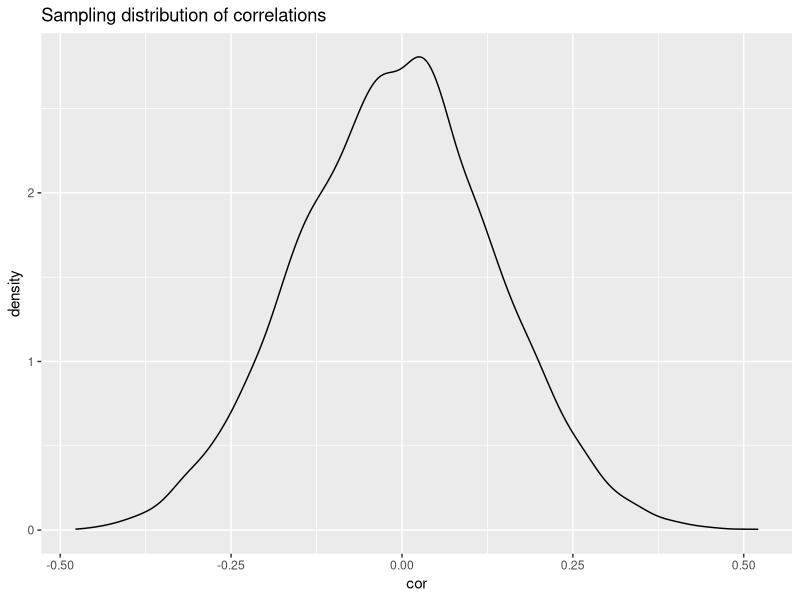
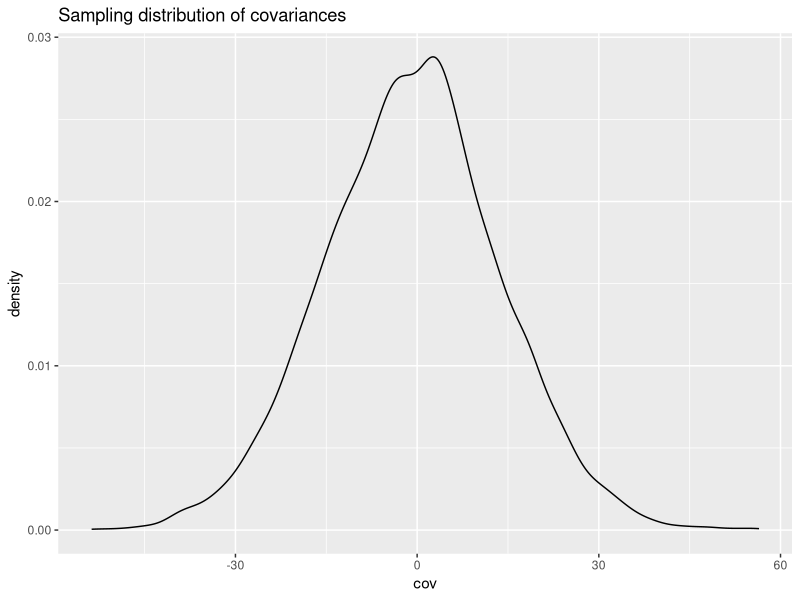
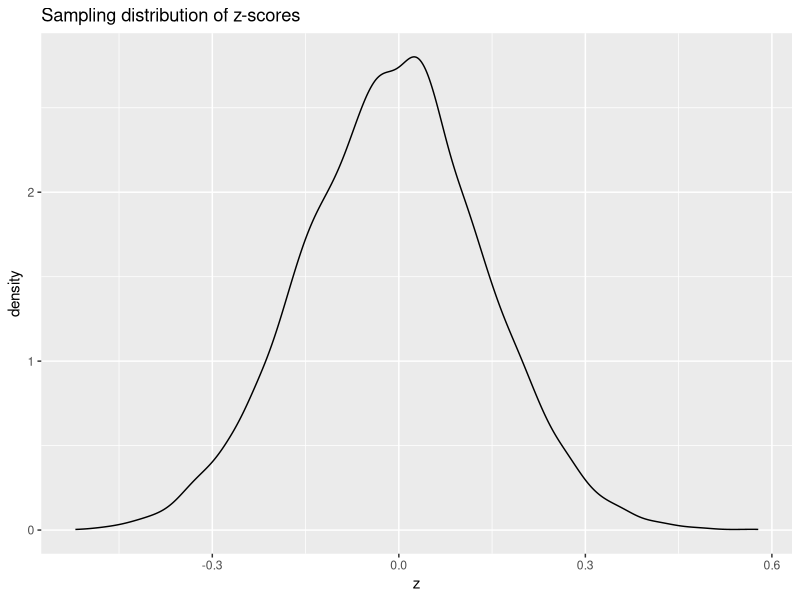
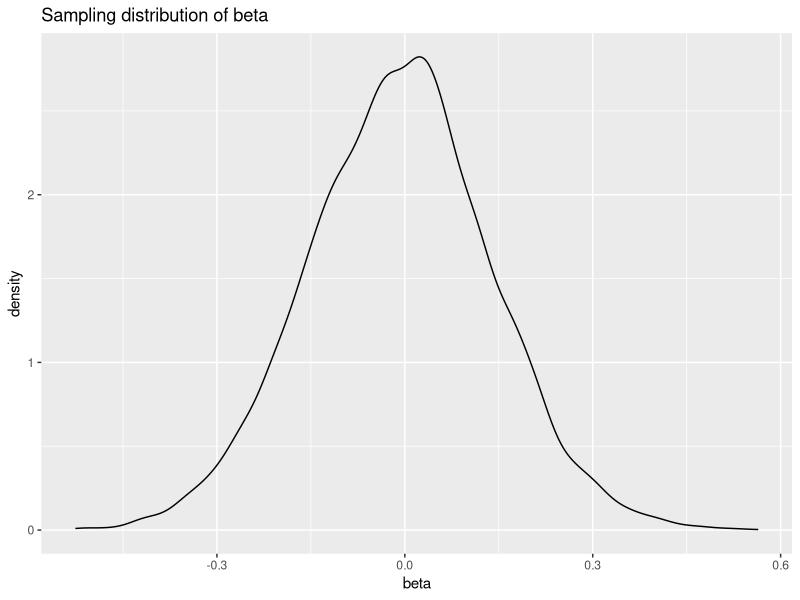

Write the R code that produced these figures, in order.
## ---- chunk 1
library(mvtnorm)
library(metafor)
library(data.table)

n       <- 50
k       <- 10
es      <- -0.8
errorsd <- 10
ndataset <- 1000

set.seed(6164900)
seeds <- sample(1:.Machine$integer.max, ndataset)

Sigma <- matrix(c(1, es, es, 1), 2, 2)

# get cor, cov and z for a specific condition
results <- lapply(seq_len(ndataset), function(i) {

  set.seed(seeds[i])

  dfs <- lapply(seq_len(k), function(j) {
    df <- rmvnorm(n, sigma = Sigma)
    noise <- matrix(rnorm(2 * n, sd = errorsd), ncol = 2)
    df + noise
  })

  cor_est <- sapply(dfs, function(x) cor(x)[2, 1])
  cov_est <- sapply(dfs, function(x) cov(x)[2, 1])

  z_est <- escalc(
    measure = "ZCOR",
    ri = cor_est,
    ni = rep(n * 2, k),
    append = FALSE
  )$yi
  
  res_beta <- sapply(dfs, function(x) {
    model <- lm(x[,2] ~ x[,1])
    beta_coef <- coef(model)[2]
  })

  data.frame(
    replication = i,
    study       = seq_len(k),
    cor         = cor_est,
    cov         = cov_est,
    z           = z_est,
    beta =res_beta
  )
})

raw_estimates <- rbindlist(results)

raw_estimates[, `:=`(
  n = n,
  k = k,
  es = es,
  errorsd = errorsd
)]

raw_estimates

mean(raw_estimates$cor)
mean(raw_estimates$cov)

## ---- chunk 2
library(ggplot2)

ggplot(raw_estimates, aes(cor)) +
  geom_density() +
  ggtitle("Sampling distribution of correlations")

ggplot(raw_estimates, aes(cov)) +
  geom_density() +
  ggtitle("Sampling distribution of covariances")

ggplot(raw_estimates, aes(z)) +
  geom_density() +
  ggtitle("Sampling distribution of z-scores")

ggplot(raw_estimates, aes(beta)) +
  geom_density() +
  ggtitle("Sampling distribution of beta")
